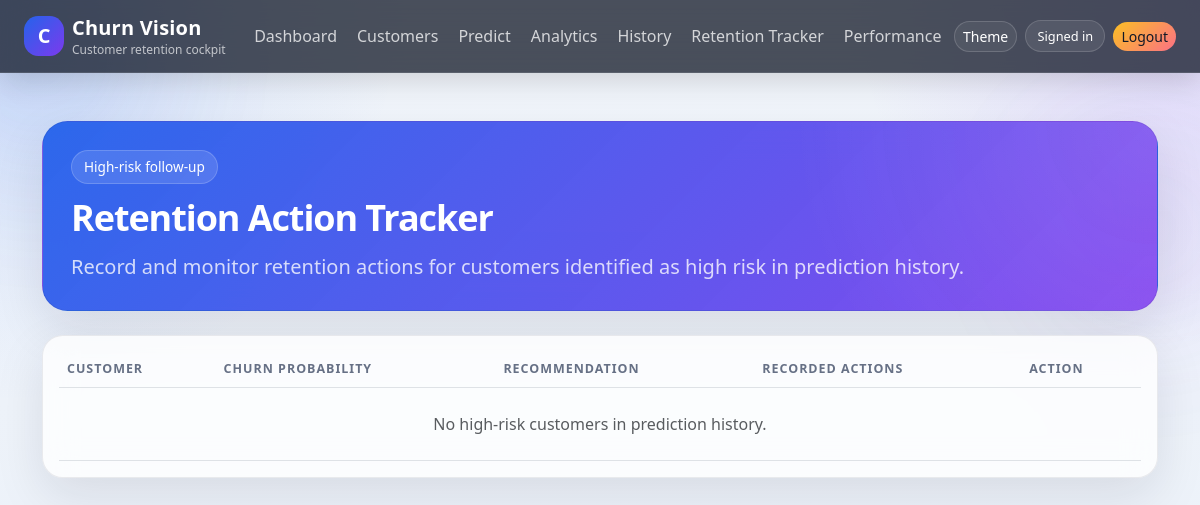
The app's page /retention-actions/ (signed in), older data.
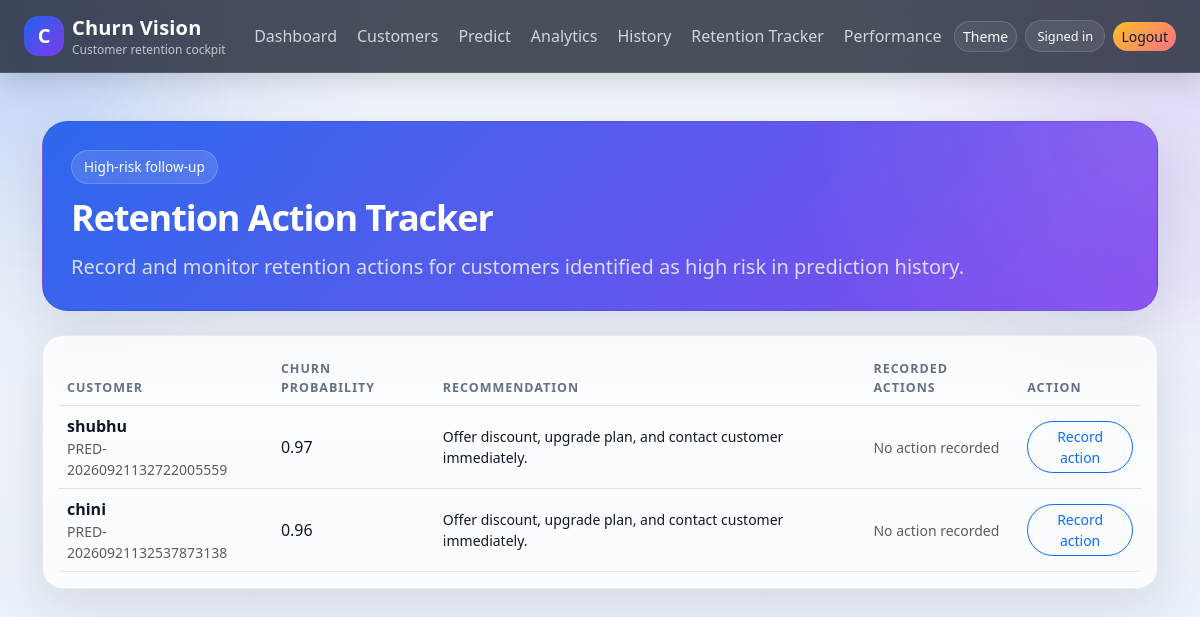
The same page, newer data.
### churnapp/models.py (models this page shows, shortened)
class PredictionHistory(models.Model):
    PREDICTION_CHOICES = [("Stay", "Stay"), ("Churn", "Churn")]
    customer_name = models.CharField(max_length=120)
    customer_id = models.CharField(max_length=30, blank=True)
    gender = models.CharField(max_length=10, blank=True)
    age = models.PositiveIntegerField(null=True, blank=True)
    contract = models.CharField(max_length=30, blank=True)
    internet_service = models.CharField(max_length=20, blank=True)
    tenure = models.PositiveIntegerField(null=True, blank=True)
    monthly_charges = models.DecimalField(max_digits=10, decimal_places=2, null=True, blank=True)
    prediction = models.CharField(max_length=10, choices=PREDICTION_CHOICES)
    probability = models.FloatField()
    risk_level = models.CharField(max_length=10)
    prediction_factors = models.TextField(blank=True)
    recommendation = models.TextField(blank=True)
    created_at = models.DateTimeField(auto_now_add=True)

### churnapp/views.py (the view)
# urls.py: path("retention-actions/", views.retention_action_tracker, name="retention_tracker"),
@login_required
def retention_action_tracker(request):
    high_risk_history = PredictionHistory.objects.filter(risk_level="High").prefetch_related(
        "retention_actions"
    ).order_by("-created_at")
    return render(request, "retention_tracker.html", {"high_risk_history": high_risk_history})

### templates/retention_tracker.html (shortened to what this page needs)
{% extends "base.html" %}
{% block content %}
<div class="hero-panel mb-4 fade-in">
  <div class="hero-chip mb-3">High-risk follow-up</div>
  <h1 class="hero-title fw-bold mb-3">Retention Action Tracker</h1>
  <p class="lead mb-0 text-white-75">Record and monitor retention actions for customers identified as high risk in prediction history.</p>
</div>
<div class="card glass-card soft-border fade-in delay-1">
  <div class="card-body">
    <div class="table-responsive">
      <table class="table table-hover align-middle mb-0">
        <thead>
          <tr><th>Customer</th><th>Churn probability</th><th>Recommendation</th><th>Recorded actions</th><th>Action</th></tr>
        </thead>
        <tbody>
          {% for item in high_risk_history %}
            <tr>
              <td><div class="fw-semibold">{{ item.customer_name }}</div><div class="small text-muted">{{ item.customer_id }}</div></td>
              <td>{{ item.probability }}</td>
              <td class="small">{{ item.recommendation }}</td>
              <td>
                {% for action in item.retention_actions.all %}
                  <div class="mb-1"><span class="badge text-bg-primary">{{ action.action_type }}</span> <span class="small">{{ action.status }}</span></div>
                {% empty %}
                  <span class="text-muted small">No action recorded</span>
                {% endfor %}
              </td>
              <td><a class="btn btn-sm btn-outline-primary pill-filter" href="{% url 'retention_action_add' item.pk %}">Record action</a></td>
            </tr>
          {% empty %}
            <tr><td colspan="5" class="text-center py-4 text-muted">No high-risk customers in prediction history.</td></tr>
          {% endfor %}
        </tbody>
      </table>
    </div>
  </div>
</div>
{% endblock %}

Row changes from the older to the newer data that the page shows:
added PredictionHistory: customer_name "shubhu", customer_id "PRED-20260921132722005559", probability "0.97", recommendation "Offer discount, upgrade plan, and contact customer immediately."
added PredictionHistory: customer_name "chini", customer_id "PRED-20260921132537873138", probability "0.96", recommendation "Offer discount, upgrade plan, and contact customer immediately."
Text that changed along with them:
text no longer shown: "No high-risk customers in prediction history."
